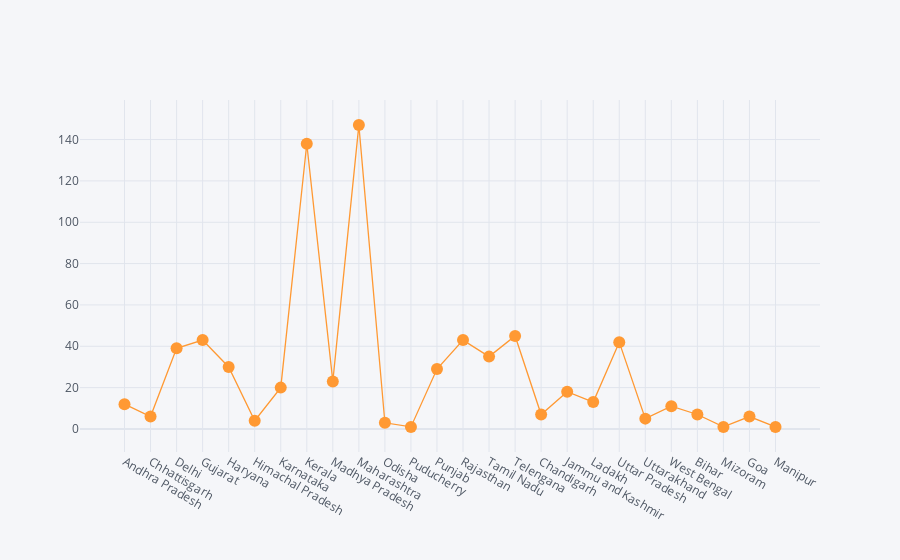

The notebook cell this image was saved under:
### Code cell
df.iplot(kind='scatter',x='Name of State/UT', y='Total Cases',mode='markers+lines')

### Figure 1 — Plotly figure (JSON) as saved in the notebook; plotly's stock layout.template omitted (floating-point values rounded to 4 significant figures)
{"data": [{"line": {"color": "rgba(255, 153, 51, 1.0)", "dash": "solid", "shape": "linear", "width": 1.3}, "marker": {"size": 12, "symbol": "circle"}, "mode": "markers+lines", "name": "Total Cases", "text": "", "type": "scatter", "x": ["Andhra Pradesh", "Chhattisgarh", "Delhi", "Gujarat", "Haryana", "Himachal Pradesh", "Karnataka", "Kerala", "Madhya Pradesh", "Maharashtra", "Odisha", "Puducherry", "Punjab", "Rajasthan", "Tamil Nadu", "Telengana", "Chandigarh", "Jammu and Kashmir", "Ladakh", "Uttar Pradesh", "Uttarakhand", "West Bengal", "Bihar", "Mizoram", "Goa", "Manipur"], "y": [12, 6, 39, 43, 30, 4, 20, 138, 23, 147, 3, 1, 29, 43, 35, 45, 7, 18, 13, 42, 5, 11, 7, 1, 6, 1]}], "layout": {"legend": {"bgcolor": "#F5F6F9", "font": {"color": "#4D5663"}}, "paper_bgcolor": "#F5F6F9", "plot_bgcolor": "#F5F6F9", "title": {"font": {"color": "#4D5663"}}, "xaxis": {"gridcolor": "#E1E5ED", "showgrid": true, "tickfont": {"color": "#4D5663"}, "title": {"font": {"color": "#4D5663"}, "text": ""}, "zerolinecolor": "#E1E5ED"}, "yaxis": {"gridcolor": "#E1E5ED", "showgrid": true, "tickfont": {"color": "#4D5663"}, "title": {"font": {"color": "#4D5663"}, "text": ""}, "zerolinecolor": "#E1E5ED"}}}
